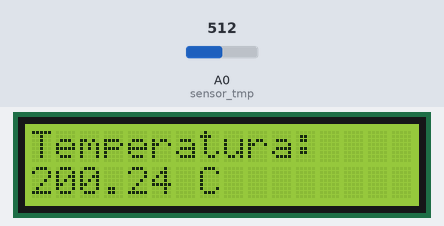
A sketch run on a simulated Arduino Uno, built with avr-gcc and run on an emulated ATmega328P. Parts: 16×2 character LCD. The test bench sets the inputs (shaded band); at power-on: A0 (sensor_tmp) = 512.

Above: at 1.2 s.
1.3 s: A0 (sensor_tmp) set to 319
At 2.3 s:
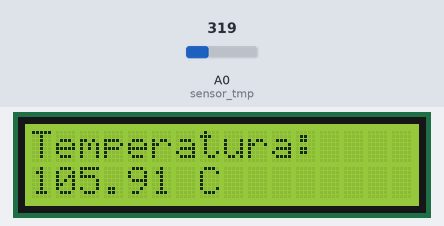
2.8 s: A0 (sensor_tmp) set to 294
At 3.5 s:
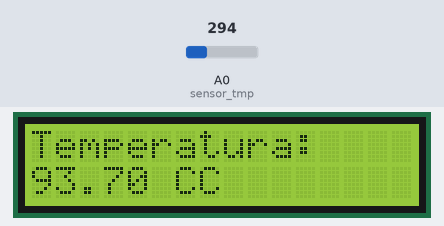
4.3 s: A0 (sensor_tmp) set to 135
At 5.1 s:
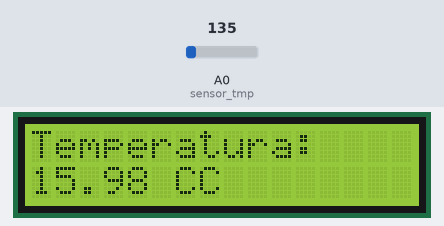
5.8 s: A0 (sensor_tmp) set to 112
At 7.1 s:
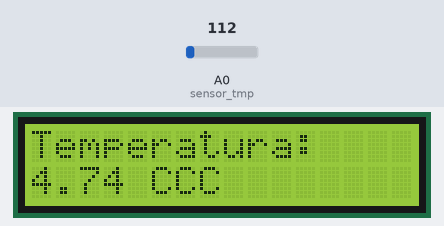
Timing chart, 0 to 8.3 s (numbered marks = the images above; inputs shaded):
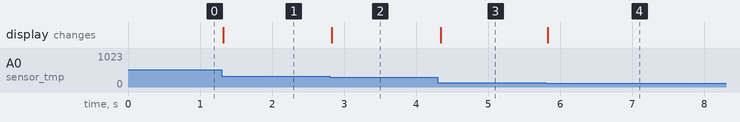

The sketch:

Medidor_temperatura_ambiente.ino
```cpp
// C++ code
// Biblioteca LCD
#include <LiquidCrystal_I2C.h>

LiquidCrystal_I2C telalcd (0x20,16,2);

// variável para o sensor de temperatura
int sensor_tmp = A0;
// capturar temperatura
int valorlido =0;
void setup()
{
 // definir o sensor como entrada
  pinMode(sensor_tmp,INPUT);
  // ligar a tela lcd
  telalcd.init();
  // limpar os dados que aparecem
  telalcd.clear();
  // aumentar a luminosidade do lcd
  telalcd.backlight();
}

void loop()
{
  // capturar o valor da temperatura
  valorlido = analogRead(sensor_tmp);
  // converter o valor da tensão
  float tensao = (valorlido*5.0)/1023;
  // converter a tensão em graus celsius
  float temperatura = (tensao-0.5)*100;

  //imprimir valor da temperatura no LCD
  telalcd.setCursor(0,0);
  telalcd.print("Temperatura:");
  telalcd.setCursor(0,1);
  telalcd.print(temperatura);
  telalcd.print(" C");

}
```

Measured:
- the behaviour switches between 307 and 306 on A0 (sensor_tmp) (found by bisection; images 1 and 2)
- the behaviour switches between 123 and 122 on A0 (sensor_tmp) (found by bisection; images 3 and 4)
- after the input at 1.3 s, the display: changes at once (image 1)
- after the input at 2.8 s, the display: changes at once (image 2)
- after the input at 4.3 s, the display: changes at once (image 3)
- after the input at 5.8 s, the display: changes at once (image 4)
